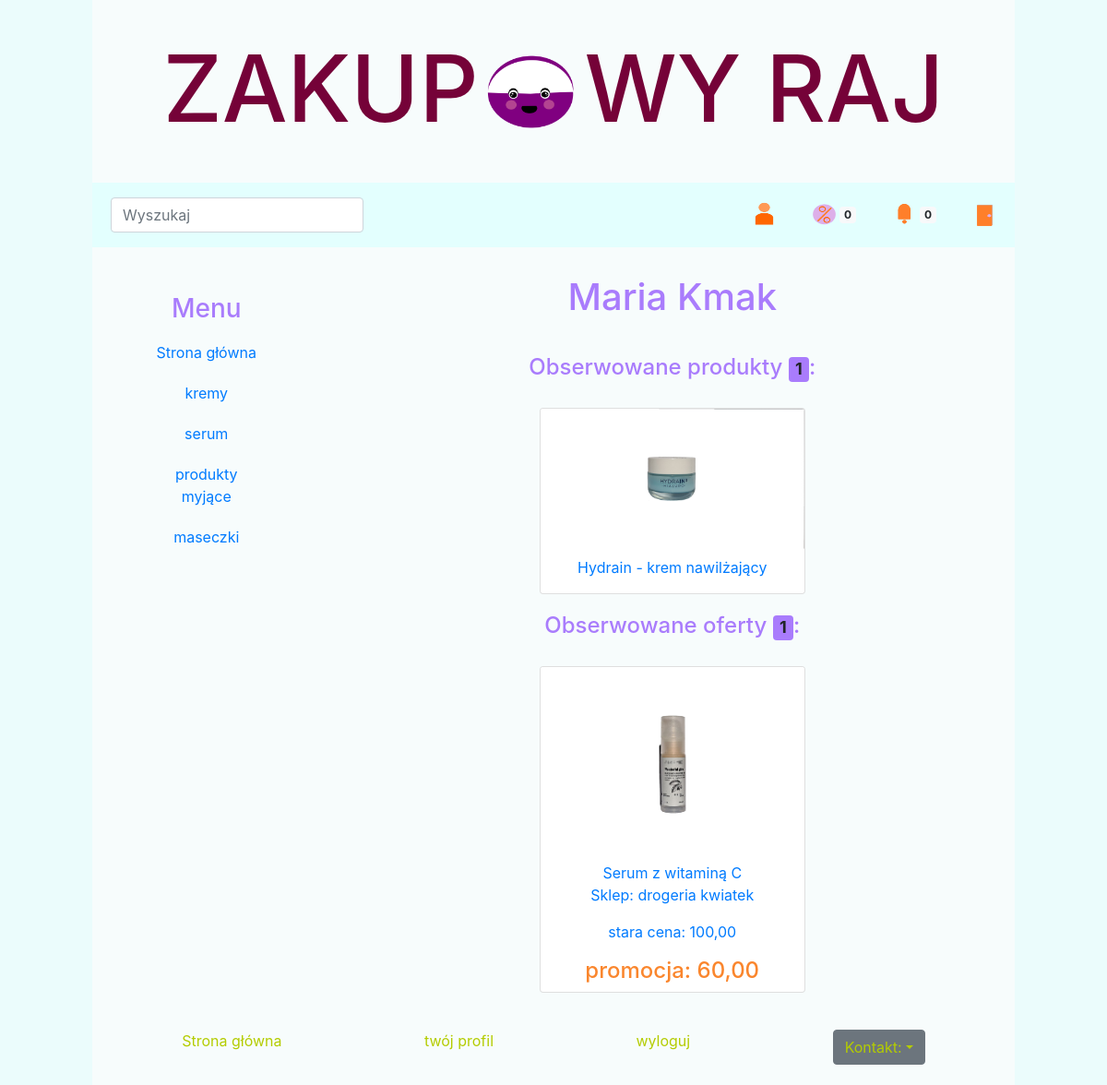
/profil/1/ (signed in), run on the app's committed database.
### Produkty/models.py (models this page shows, shortened)
class Kategoria(models.Model):
    nazwa = models.CharField(max_length=100)
    class Meta():
        verbose_name = "Kategoria"
        verbose_name_plural = "Kategorie"

class Produkty(models.Model):
    zdjecie = models.ImageField(null=True, blank=True)
    kategoria = models.ForeignKey(Kategoria, on_delete=models.CASCADE, null=True)
    producent = models.ForeignKey(Producent, on_delete=models.CASCADE, null=True)
    nazwa = models.CharField(max_length=100)
    sklepy = models.ManyToManyField(Sklepy, through='Oferty')
    class Meta():
        verbose_name = "Produkt"
        verbose_name_plural = "Produkty"

class Oferty(models.Model):
    produkt = models.ForeignKey(Produkty, on_delete=models.CASCADE, null=True)
    sklep = models.ForeignKey(Sklepy, on_delete=models.CASCADE, null=True)
    cena = models.DecimalField(max_digits=12, decimal_places=2)
    promocyjna_cena = models.DecimalField(max_digits=12, decimal_places=2, null=True, blank=True)
    class Meta():
        verbose_name = "Oferta"
        verbose_name_plural = "Oferty"

class Sklepy(models.Model):
    nazwa = models.CharField(max_length=100)
    class Meta():
        verbose_name = "Sklep"
        verbose_name_plural = "Sklepy"

### Produkty/views.py (the view)
# urls.py: path('profil/<id>/', profil, name='profil'),
@login_required
def profil(request, id):
    kategorie = Kategoria.objects.all()
    search = Search()
    konto = Konto.objects.get(user=request.user)
    print(konto.user.first_name)
    produkty = konto.produkty.all()
    oferty = konto.oferty.all().select_related('produkt')
    dane = {'kategorie':kategorie, 'search': search, 'produkty': produkty, 'oferty': oferty, }
    promo = Powiadomienia.objects.filter(status=False, konto=konto)
    dane['promo'] = promo
    powiadomienia = Powiadomienia_produkt.objects.filter(status=False, konto=konto)
    dane['powiadomienia'] = powiadomienia  # licznik powiadomień
    return render(request, 'profil.html', dane )

### Produkty/forms.py
class Search(forms.Form):
    wyszukaj = forms.CharField(label='', widget=forms.TextInput(attrs={'class':'form-control mr-sm-2',  'placeholder':'Wyszukaj'}))

### Produkty/templates/profil.html
{% extends 'menu.html' %}
{% block content %}
<div class="collumn2">
<h1 style="padding: 10px;">{{user.first_name}}
    {{user.last_name}}</h1>
<h4 style="padding: 20px;">Obserwowane produkty <span class="badge badge-light" style="background-color:#a97cfc" style="color:000000">{{produkty.count}}</span>:</h4>
    <div class="list">
    {% for obiekt in produkty %}
    <div class="card" style="width: 18rem;" >
        <a class="konto" style="text-decoration:none" href="/produkt/{{ obiekt.id }}/">
        <img class="card-img-top" src="{{ obiekt.zdjecie.url }}" alt="Card image cap">
        <p >{{ obiekt.nazwa }} </p>
        </a>
    </div>
    {% endfor %}
</div>
<h4 style="padding: 20px;">Obserwowane oferty <span class="badge badge-light" style="background-color:#a97cfc">{{oferty.count}}</span>:</h4>
    <div class="list">
    {% for obiekt in oferty %}
    <div class="card" style="width: 18rem;" >
        <a class="konto" style="text-decoration:none" href="/produkt/{{ obiekt.produkt.id }}/">
        <img class="card-img-top" src="{{ obiekt.produkt.zdjecie.url }}" alt="Card image cap">
        <p > {{ obiekt.produkt.nazwa }} </br> Sklep: {{ obiekt.sklep.nazwa }}  </p>
        {% if obiekt.promocyjna_cena == none %}
                <p> cena: {{ obiekt.cena}}</p>
        {% else %}
                <p> stara cena: {{ obiekt.cena}}</p>
                <h4 style="color:#fa862d"> promocja: {{ obiekt.promocyjna_cena}}</h4>
        {% endif %}
          </a>
        </div>
    {% endfor %}
        </div>
</div>
{% endblock content %}

### Produkty/templates/menu.html (shortened to what this page needs)
{% extends 'base.html' %}
{% load static %}
{% block menu %}
    <h1 id = "logo"> ZAKUP<a style="text-decoration:none" href="/"><img  src="/images/icon/logolicencjat.png" height="150" width="115" style="padding:0px" style="margin:0px"   alt="o"></a>WY RAJ  </h1>
<nav class="navbar navbar-expand-lg navbar-light " style="background-color: #e3fffe"   >
      <div class="collapse navbar-collapse" id="navbarTogglerDemo01">
    <div class="navbar-nav mr-auto" style="padding-left:20px"  >
    <form class="form-inline " action="{% url 'szukaj' %}" method="GET">
        {{ search }}
    </form>
    </div>
    {% if user.is_authenticated %}
        <p class="menu" style="padding:0px" > <a class="nav-item nav-link" style="padding:20px" href = "/profil/{{user.id}}"> <img  src="/images/icon/konto.png" height="30" width="25" style="padding:0px" style="margin:0px"   alt="twój profil"> </a></p>
        <p class="menu" style="padding:0px" > <a class="nav-item nav-link" style="padding:20px" href = "/promocje/{{user.id}}"> <img  src="/images/icon/promocja.png" height="30" width="25" style="padding:0px" style="margin:0px"   alt="promocje"> <span class="badge badge-light">{{promo.count}}</span> </a></p>
        <p class="menu" style="padding:0px" > <a class="nav-item nav-link" style="padding:20px"   href = "/powiadomienia/{{user.id}}"> <img  src="/images/icon/dzwoneczek.png" height="30" width="25" style="padding:0px" style="margin:0px"   alt="powiadomienia"> <span class="badge badge-light">{{powiadomienia.count}}</span> </a></p>
        <p class="menu" style="padding:0px" > <a class="nav-item nav-link" style="padding:20px"  href = "/wyloguj"> <img  src="/images/icon/wyloguj.png" height="30" width="25" style="padding:0px" style="margin:0px"   alt="wyloguj"> </a></p>
    {% else %}
        <p class="menu" style="padding:0px" > <a class="nav-link" style="padding:20px" href = "/logowanie"> zaloguj</a> </p>
        <p class="menu" style="padding:0px" >  <a class="nav-link" style="padding:20px" href = "/rejestracja">zarejestruj się</a></p>
    {% endif %}
      </div>
</nav>
    <div class="collumn1">
      <div class="col-sm">
    <h3>Menu</h3>
      <a style="text-decoration:none" href = "/"><p class="menu" >Strona główna</p></a>
    {% for kat in kategorie %}
     <a style="text-decoration:none" href = "/kategoria/{{kat.id}}"><p class="menu">{{ kat.nazwa }}</p></a>
    {% endfor %}
      </div>
    </div>
{% endblock menu %}
{% block footer %}
<footer>
<div class="nav nav-pills nav-fill" >
<p class="nav-item" > <a   href = "/"> Strona główna </a></p>
    {% if user.is_authenticated %}
        <p class="nav-item"  > <a  href = "/profil/{{user.id}}"> twój profil </a></p>
        <p class="nav-item" > <a   href = "/wyloguj"> wyloguj </a></p>
    {% else %}
        <p class="nav-item" > <a href = "/logowanie"> zaloguj </a></p>
        <p class="nav-item" >  <a href = "/rejestracja">zarejestruj się</a></p>
    {% endif %}
    <div class="nav-item">
        <div class="btn-group" >
<button type="button" class="btn btn-secondary dropdown-toggle" style="color:#b4cc00" style="background-color:transparent" style="border:0px"  data-toggle="dropdown" aria-haspopup="true" aria-expanded="false">
    Kontakt:</button>
</div>
</div>
</div>
</footer>
{% endblock footer %}

### Produkty/templates/base.html (shortened to what this page needs)
{% load static %}
<!DOCTYPE html>
<html lang="en">
<head>
    <link rel="stylesheet" href="https://cdn.jsdelivr.net/npm/bootstrap@4.3.1/dist/css/bootstrap.min.css">
    <link href=" {% static  'css/app.css' %}" rel="stylesheet" type="text/css">
</head>
<body>
<div id="container">
<div id="content">
{% block menu %}  {% endblock menu %}
{% block content %}   {% endblock content %}
{% block footer %}   {% endblock footer %}
</div>
</div>
</body>
</html>

### Produkty/static/css/app.css (style rules this page uses)
body { background: #ebfcfc; }
#container { max-width: 1000px; min-height: 100vh; margin: 0 auto; background-color: #f7fcfc; color: #a97cfc; }
#content { display: grid; grid-template-columns: 1fr 3fr; grid-template-rows: 2fr 0,5fr auto 0,5fr; gap: 10px; text-align:center; }
#logo { text-align: center; font-size: 100px; padding-top: 3%; grid-column: 1 / 3; grid-row: 1; color:#750238; }
nav { grid-column: 1 / 3; grid-row: 2; }
.menu { margin:0px; padding:10px; box-sizing: content-box; }
.collumn1 { grid-column: 1; grid-row: 3; margin: 40px; }
.collumn2 { grid-column: 2; grid-row: 3; margin: 10px; }
footer { grid-column: 1 / 3; grid-row: 4; padding: 20px; }
.list { display: flex; flex-direction: row; justify-content: space-evenly; flex-wrap: wrap; }
p.nav-item a { color:#b4cc00; text-decoration: none; }
.navbar { padding:0px; }
#content { max-width: 1000px; margin: auto; background-color: #fefbd8; }

### data on the page
Kategoria: nazwa "kremy"
Kategoria: nazwa "serum"
Kategoria: nazwa "produkty myjące"
Kategoria: nazwa "maseczki"
Produkty: zdjecie (picture), nazwa "Hydrain - krem nawilżający"
Oferty: produkt.zdjecie (picture), produkt.nazwa "Serum z witaminą C", sklep.nazwa "drogeria kwiatek", cena "100,00", promocyjna_cena "60,00"

### other printed values
{{ promo.count }} "0"
{{ powiadomienia.count }} "0"
{{ user.first_name }} "Maria"
{{ user.last_name }} "Kmak"
{{ produkty.count }} "1"
{{ oferty.count }} "1"
